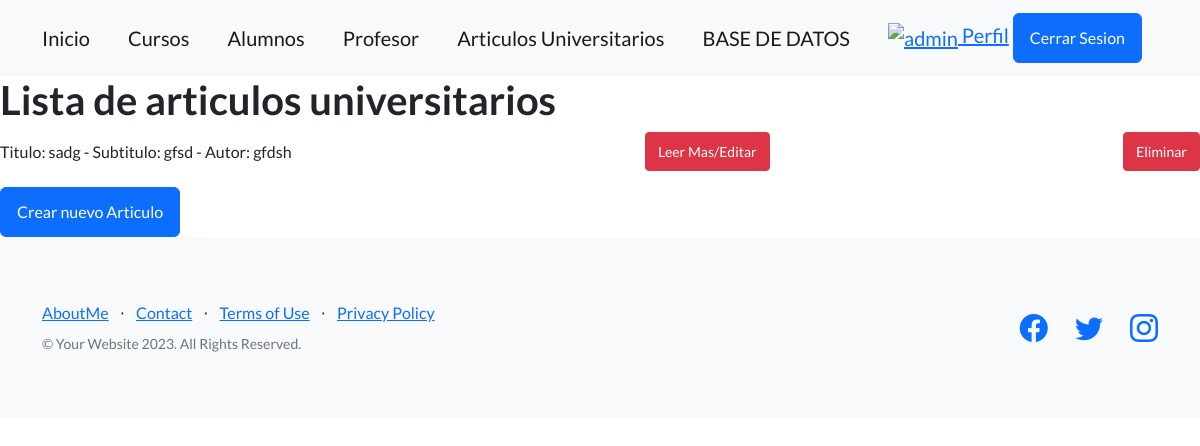
The page /pagweb/lista_post/ (signed in) on the database as committed earlier.
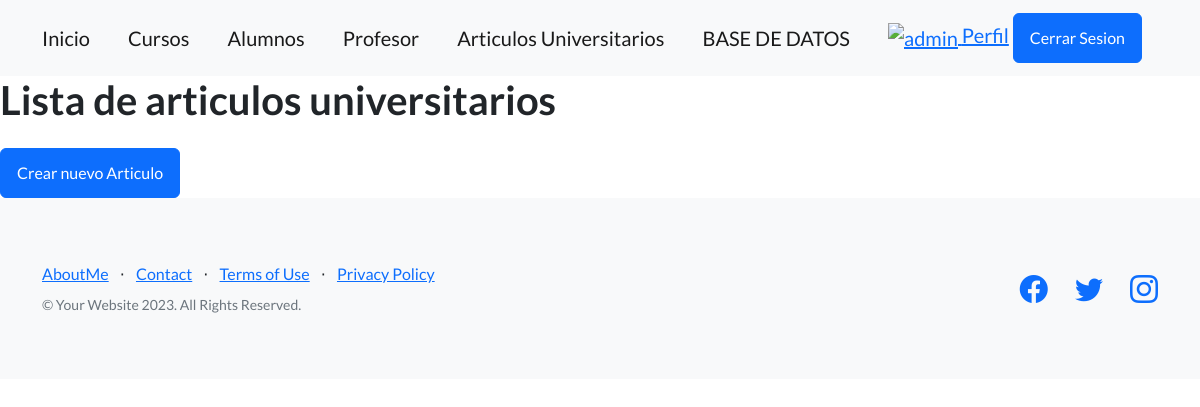
The same page on the database as committed later.
### pagweb/models.py (models this page shows, shortened)
class Post(models.Model):
    titulo = models.CharField(max_length=200)
    subtitulo = models.CharField(max_length=200)
    cuerpo = models.TextField()
    fecha = models.DateTimeField(auto_now_add=True)
    imagen = models.ImageField(upload_to='avatares/', null=True, blank=True)
    autor = models.CharField(max_length=200)

### pagweb/views.py (the view)
# urls.py: path('lista_post/', views.PostListView.as_view(), name="lista_post"),
class PostListView(ListView):
    model = Post
    context_object_name = "post"
    template_name = 'lista_post.html'

### pagweb/Template/lista_post.html (shortened to what this page needs)
{% extends 'padre.html' %}
{% load static %}
{% block titulo %}
<h1>Lista de articulos universitarios</h1>
{% endblock titulo %}
    {% block contenidoquecambia %}
    {% for post in post %}
        <li class="list-group-item">
            <div class="d-flex justify-content-between align-items-center">
                Titulo: {{post.titulo}} - Subtitulo: {{post.subtitulo}} - Autor: {{post.autor}}</a>
                <div>
                    <a href="{% url 'pagweb:editar_post' post.pk %}" class="btn btn-danger btn-sm ml-2">Leer Mas/Editar</a>
                </div>
                <div>
                    <a href="{% url 'pagweb:eliminar_post' post.pk %}" class="btn btn-danger btn-sm ml-2">Eliminar</a>
                </div>
            </div>
        </li>
    {% endfor %}
    <a href="{% url 'pagweb:crear_post' %}" class="btn btn-primary mt-3">Crear nuevo Articulo</a>
    {% endblock contenidoquecambia %}

Rows that differ between the two databases and show on the page:
removed Post: titulo "sadg", subtitulo "gfsd", autor "gfdsh"
